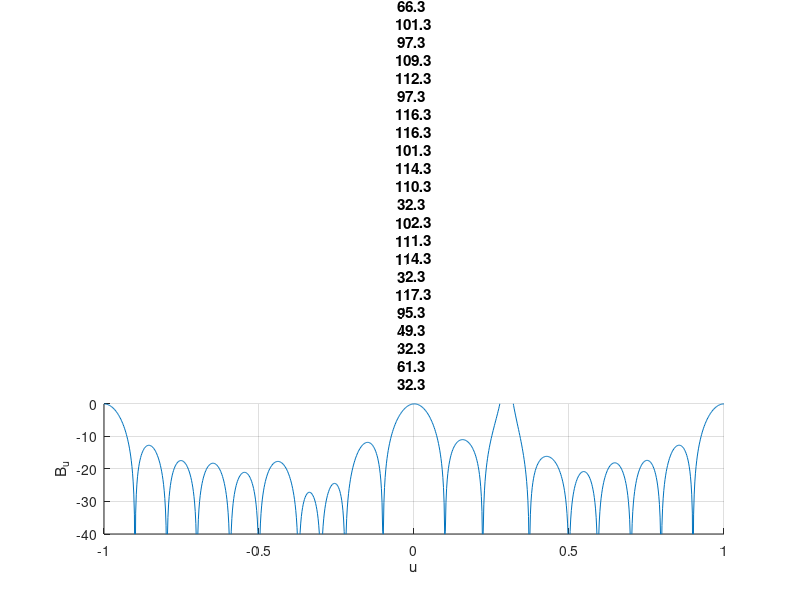
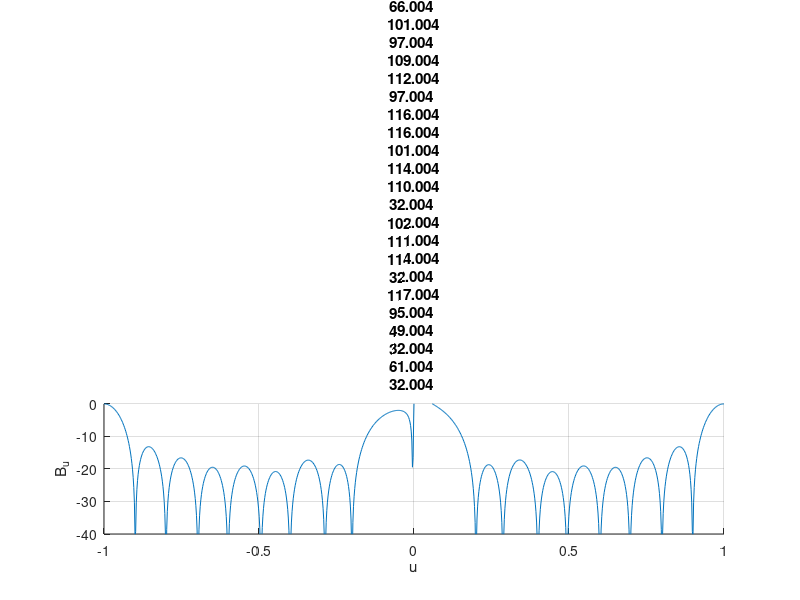

The MATLAB script that drew these images, in order:
% Exercice 4: Beampattern of MVDR Beamformer

% The number of sensors
N = 10;

% Wavelengh
lambda = 10e-9;

% Sensor spacing
d = lambda/2;

% Steering vector
theta_t = pi/2;

% Resolution in x axis
R = 1000;

% u-space
u_max = 1;
u = linspace(-u_max, u_max, R);
[U, n] = meshgrid(u, 0:N-1);

% Array manifold vector
v_s = exp(1j.*n.*(2*pi*d/lambda).*U);

% Interferer
u_I = [0.3 0.004];

inr = 70;

sigma_1 = sqrt(db2mag(inr));
sigma_w = 1;

for k = 1 : length(u_I)

    % Initialize the weights and the beampattern
    w_o = zeros(N, R);
    B = zeros(N, 1);

    figure();
    hold on;
    grid on;

    for l = 1 : length(v_s)

        % Direction of the interferer
        v_1 = exp(1j.*n(:,1).*(2*pi*d/lambda).*u_I(k));
        S_n = sigma_w^2*eye(N) + sigma_1^2*(v_1*v_1');
    
        % Weight of the MVDR beamformer
        w_o(:, l) = v_s(:, l)'*inv(S_n) / (v_s(:, l)' * inv(S_n) * v_s(:, l));
        
        % Powerpattern
        B(l) = w_o(:, l)'*v_s(:, l);

    end

    plot(u, mag2db(abs(B)));
    title("Beampattern for u_1 = " + u_I(k));
    xlabel("u");
    ylabel("B_u");
    ylim([-40, 0])
end


